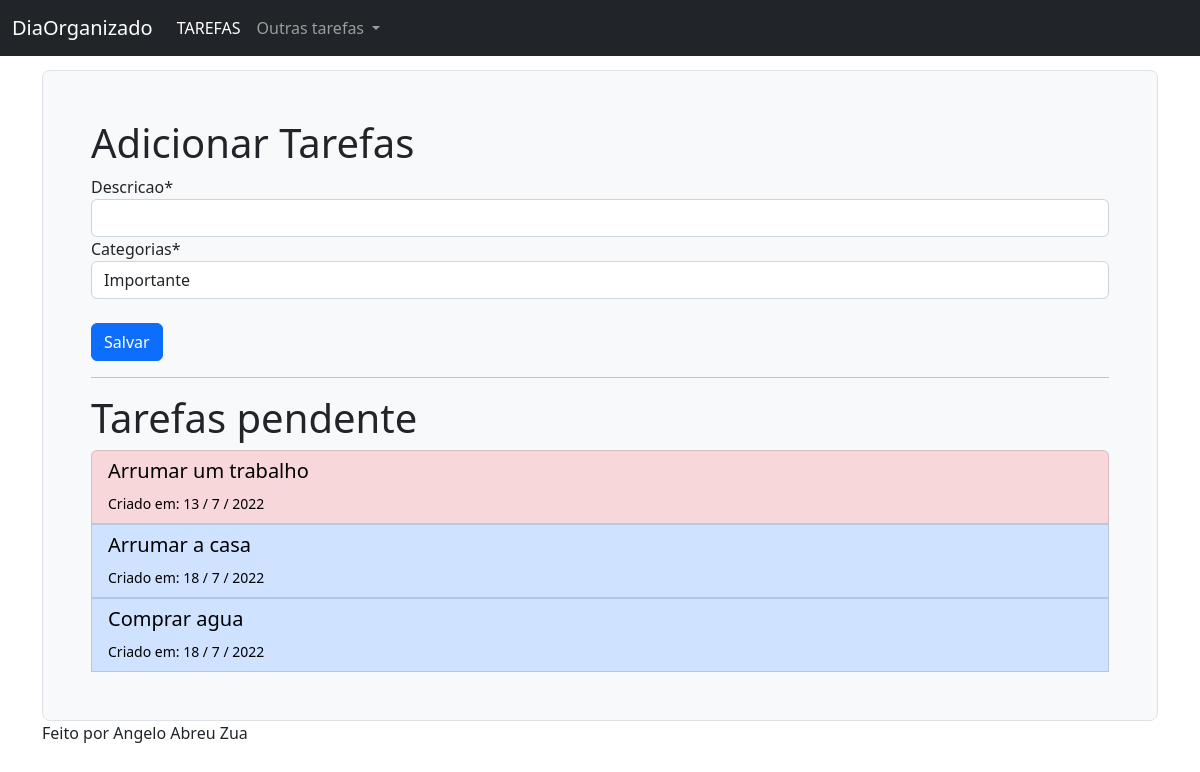
Before: / with the older database file.
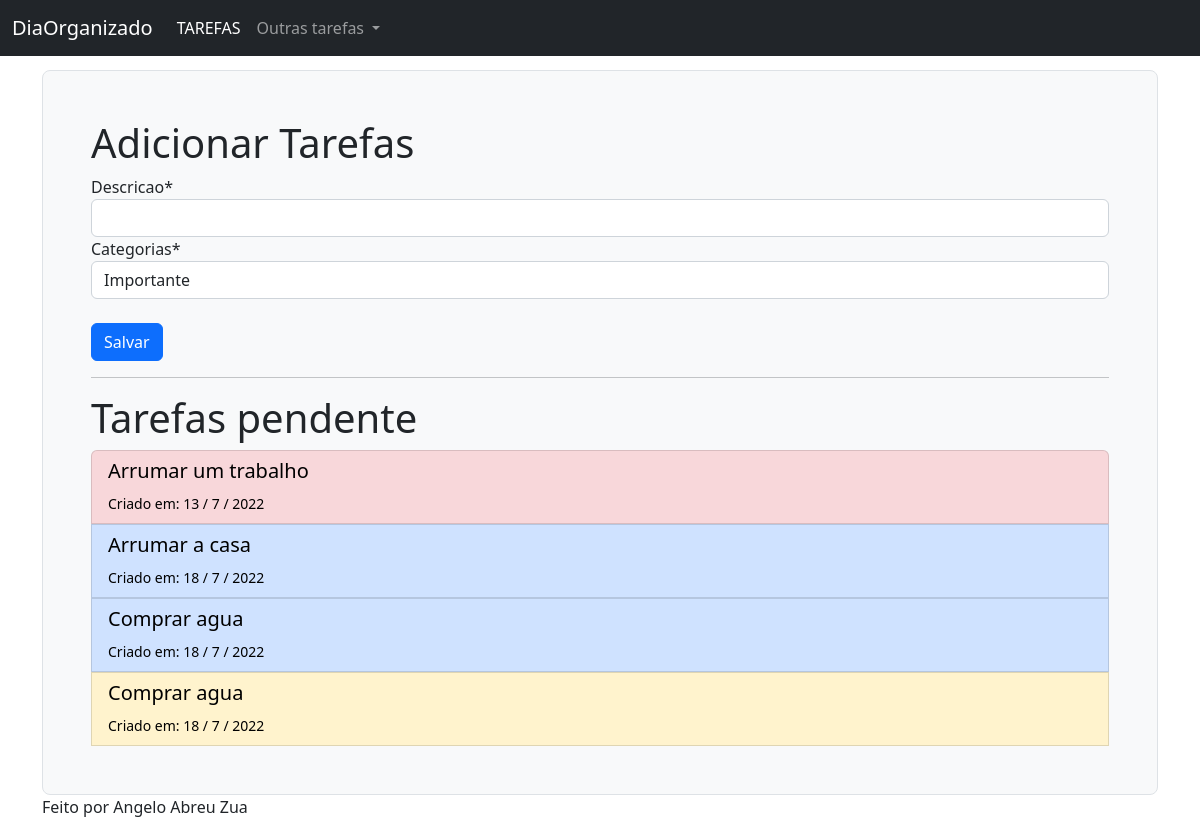
After: the same page with the newer database file.
### tarefas/models.py (models this page shows)
class Tarefas(models.Model):
    OPCOES_STATUS = (
        ('concluido','Concluído'),
        ('pendente', 'Pendente'),
        ('adiado', 'Adiado')
    )
    OPCOES_CATEGORIAS = (
        ('urgente', 'Urgente'),
        ('importante','Importante'),
        ('Precisa ser feito','Precisa ser feito')
    )
    descricao = models.CharField(max_length=400)
    criacao = models.DateTimeField(auto_now_add = True)
    categorias = models.CharField(max_length=25, choices=OPCOES_CATEGORIAS, default='importante')
    status = models.CharField(max_length=25, choices=OPCOES_STATUS, default='pendente')

### tarefas/views.py (the view)
# urls.py: path('', views.tarefas_pendentes_list, name='tarefas_pendentes_list'),
def tarefas_pendentes_list(request):
    tarefas_pendentes = Tarefas.objects.filter(status='pendente')
    if request.method == 'POST':
        form = AdicionarTarefa(data=request.POST)
        if form.is_valid():
            form.save()
            return redirect('tarefas_pendentes_list')
    else:
        form = AdicionarTarefa()
    return render(request,'tarefas/tarefas_pendentes.html',{'tarefas_pendentes':tarefas_pendentes, 'form':form})

### tarefas/form.py
class AdicionarTarefa(forms.ModelForm):
    class Meta:
        model = Tarefas
        fields = ('descricao','categorias')

### tarefas/templates/tarefas/tarefas_pendentes.html (shortened to what this page needs)
{% extends 'base.html' %}
{% load crispy_forms_tags %}
{% block content %}
  <div class="h-100 p-5 bg-light border rounded-3">
    <h1>Adicionar Tarefas</h1>
    <form method="post">
      {{ form|crispy}}
      <br>
      <input type="submit" class="btn btn-primary" value="Salvar">
    </form>
    <hr>
    <h1>Tarefas pendente</h1>
    <div class="list-group">
      {% for tarefa in tarefas_pendentes %}
        {% if tarefa.categorias == 'urgente' %}
          <button type="button" class="list-group-item list-group-item-action list-group-item-danger" data-bs-toggle='modal'data-bs-target='#modal{{tarefa.id}}'>
            <h5 class="text-black"> {{ tarefa.descricao }} </h5>
            <small class="text-black">Criado em: {{ tarefa.criacao.day }} / {{ tarefa.criacao.month }} / {{ tarefa.criacao.year }}</small>
          </button>
        {% else %}
          {% if tarefa.categorias == 'importante' %}
            <button type="button" class="list-group-item list-group-item-action list-group-item-warning" data-bs-toggle='modal'data-bs-target='#modal{{tarefa.id}}'>
              <h5 class="text-black"> {{ tarefa.descricao }} </h5>
              <small class="text-black">Criado em: {{ tarefa.criacao.day }} / {{ tarefa.criacao.month }} / {{ tarefa.criacao.year }}</small>
            </button>
          {% else %}
            <button type="button" class="list-group-item list-group-item-action list-group-item-primary" data-bs-toggle='modal'data-bs-target='#modal{{tarefa.id}}'>
              <h5 class="text-black"> {{ tarefa.descricao }} </h5>
              <small class="text-black">Criado em: {{ tarefa.criacao.day }} / {{ tarefa.criacao.month }} / {{ tarefa.criacao.year }}</small>
            </button>
          {% endif %}
        {% endif %}
      {% endfor %}
    </div>
  </div>
{% endblock %}

### tarefas/templates/base.html (shortened to what this page needs)
<!doctype html>
<html lang="pt-pt">
  <head>
    <link href="https://cdn.jsdelivr.net/npm/bootstrap@5.2.0-beta1/dist/css/bootstrap.min.css" rel="stylesheet">
  </head>
  <body style='padding-top:70px'>
    <nav class="navbar fixed-top navbar-expand-lg navbar-dark bg-dark">
      <div class="container-fluid">
        <a class="navbar-brand" href="{% url 'tarefas_pendentes_list' %}">DiaOrganizado</a>
        <div class="collapse navbar-collapse" id="navbarSupportedContent">
          <ul class="navbar-nav me-auto mb-2 mb-lg-0">
            <li class="nav-item">
              <a class="nav-link active" aria-current="page" href="{% url 'tarefas_pendentes_list' %}">TAREFAS</a>
            </li>
            <li class="nav-item dropdown">
              <a class="nav-link dropdown-toggle" href="#" id="navbarDropdown" role="button" data-bs-toggle="dropdown" aria-expanded="false">
                Outras tarefas
              </a>
            </li>
          </ul>
        </div>
      </div>
    </nav>
    <div class="container">
      {% block content %}
      {% endblock %}
      <p>Feito  por Angelo Abreu Zua</p>
    </div>
  </body>
</html>

Changed rows visible on the page:
added Tarefas: descricao "Comprar agua", criacao.day "18", criacao.month "7", criacao.year "2022"
